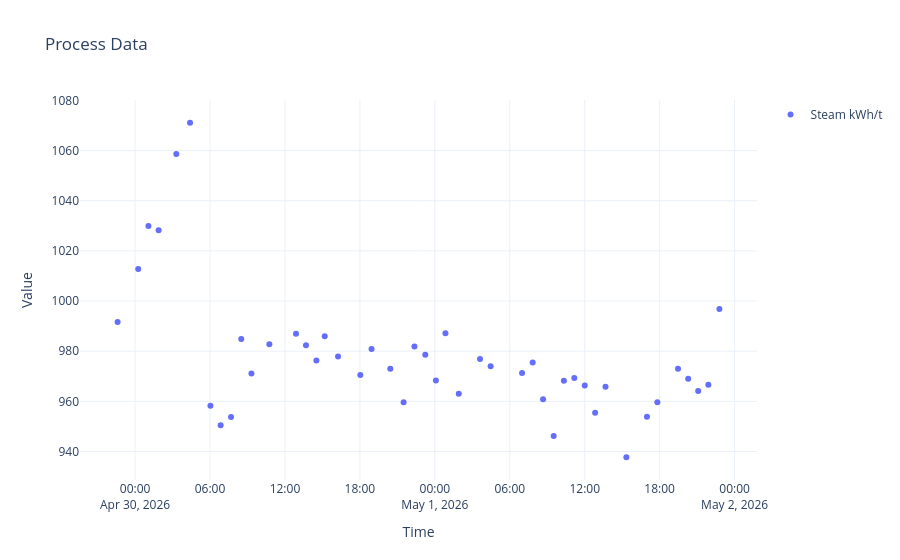

Notebook code for this chart:
### Code cell
out = ask("show steam consumption for grade 6010120 in week 18")
